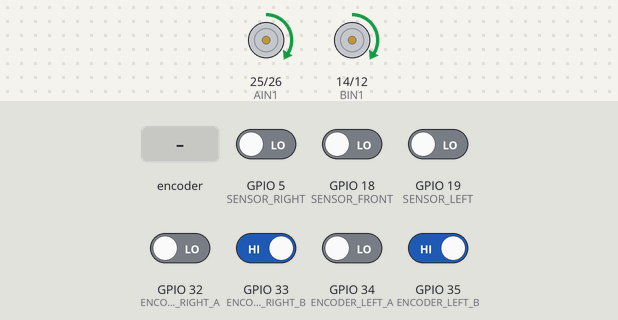
This sketch was run on a simulated ESP32. Shown: motor-driver pin pairs drawn as motors (green arrow = first pin HIGH = forward, orange = second pin HIGH = backward, longer = more drive, scaled by the enable pin). The inputs (shaded band) are chosen by the test bench; at power-on: GPIO 33 (ENCODER_RIGHT_B), GPIO 35 (ENCODER_LEFT_B) HIGH, GPIO 5 (SENSOR_RIGHT), GPIO 18 (SENSOR_FRONT), GPIO 19 (SENSOR_LEFT), GPIO 32 (ENCODER_RIGHT_A), GPIO 34 (ENCODER_LEFT_A) LOW.

Above: at 5.0 s.
5.1 s: rotary encoder on GPIO 32 (ENCODER_RIGHT_A) / GPIO 35 (ENCODER_LEFT_B) turned 2 steps (second pin leading)
At 5.35 s:
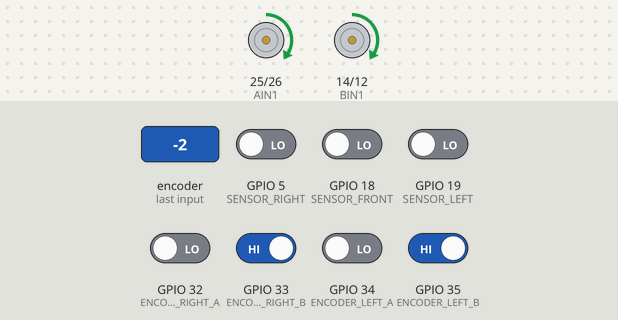
7.1 s: GPIO 34 (ENCODER_LEFT_A) driven HIGH
At 8.5 s:
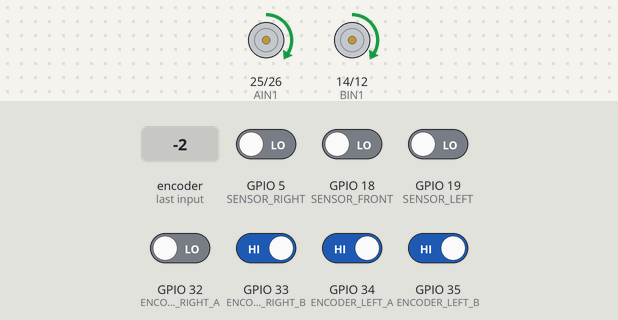
Timing chart, 0 to 10.1 s (numbered marks = the images above; inputs shaded):
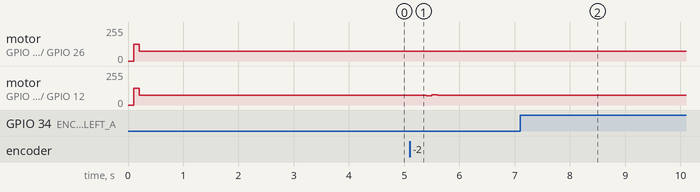

The sketch:

RDFSV1.ino
```cpp
#include <Arduino.h>
using namespace std;

// === ENCODER & ROBOT SETTINGS ===
#define ENCODER_LEFT_A 34
#define ENCODER_LEFT_B 35
#define ENCODER_RIGHT_A 32
#define ENCODER_RIGHT_B 33

#define PPR 882  // pulses per revolution of output shaft
#define WHEEL_DIAMETER 35.0  // mm
#define PI 3.1416
float wheelCircumference = PI * WHEEL_DIAMETER;
float mm_per_pulse = wheelCircumference / PPR;

#define CELL_SIZE_MM 180  // Maze square size in mm
#define ROBOT_WIDTH_MM 105   // Distance between wheels
#define TURN_90_DISTANCE (PI * ROBOT_WIDTH_MM / 4.0)


// === MOTOR DRIVER PINS===
#define AIN1 25
#define AIN2 26
#define PWMA 27  // Left motor PWM

#define BIN1 14
#define BIN2 12
#define PWMB 13  // Right motor PWM

// === Maze Constants ===
#define MAZE_SIZE 10
#define NORTH 0
#define EAST 1
#define SOUTH 2
#define WEST 3

// ===  DIGITAL SENSOR PINS ===
#define SENSOR_LEFT  19
#define SENSOR_FRONT 18
#define SENSOR_RIGHT 5

// Directions for row/column deltas
const int dRow[] = {-1, 0, 1, 0};
const int dCol[] = { 0, 1, 0, -1};


// === PD Constants ===
float Kp = 1.5, Kd = 0.1;

// === Maze Cell Structure ===
struct Cell {
  bool wall[4];     // N, E, S, W
  bool visited;
  int distance;
};

// Maze Grid
Cell maze[MAZE_SIZE][MAZE_SIZE];

// Robot State
int robotRow = 9;
int robotCol = 0;
int robotDir = NORTH;

// === ENCODER & PID VARIABLES ===
volatile long totalLeftCount = 0;
volatile long totalRightCount = 0;

volatile int leftCount = 0;
volatile int rightCount = 0;

float targetRPM_L = 0, targetRPM_R = 0;
float leftRPM = 0, rightRPM = 0;

float error_L = 0, prevError_L = 0;
float error_R = 0, prevError_R = 0;

unsigned long lastTime = 0;


// === INTERRUPT HANDLERS for ENCODERS===
void IRAM_ATTR leftEncoderISR() {
  if (digitalRead(ENCODER_LEFT_A) == digitalRead(ENCODER_LEFT_B))
    totalLeftCount++;
  else
    totalLeftCount--;
  leftCount++;
}

void IRAM_ATTR rightEncoderISR() {
  if (digitalRead(ENCODER_RIGHT_A) == digitalRead(ENCODER_RIGHT_B))
    totalRightCount++;
  else
    totalRightCount--;
  rightCount++;
}


// === Initialize Maze with Unknown Walls ===
void initMaze() {
  for (int r = 0; r < MAZE_SIZE; r++) {
    for (int c = 0; c < MAZE_SIZE; c++) {
      for (int d = 0; d < 4; d++) {
        maze[r][c].wall[d] = true;
      }
      maze[r][c].visited = false;
    }
  }
}

// === Center Goal Check ===
bool isCenter(int row, int col) {
  return (row == 4 || row == 5) && (col == 4 || col == 5);
}

// === recursive Depth first search Functions ===

// === Recursive DFS SEARCH ===
bool dfs(int row, int col) {
  if (isCenter(row, col)) {
    Serial.println("Reached center!");
    return true;
  }
  maze[row][col].visited = true;
  updateWallsFromSensors();
  for (int dir = 0; dir < 4; dir++) {
    int nr = row + dRow[dir];
    int nc = col + dCol[dir];
    int opposite = (dir + 2) % 4;

    if (nr < 0 || nr >= MAZE_SIZE || nc < 0 || nc >= MAZE_SIZE) continue;
    if (maze[row][col].wall[dir]) continue;
    if (maze[nr][nc].visited) continue;

    move(dir);

    if (dfs(nr, nc)) return true;

    int back = (dir + 2) % 4;
    move(back);
  }

  return false;
}

void navigateToCenter() {
  if (!dfs(robotRow, robotCol)) {
    Serial.println("path not found");
  }
}


// === Movement code ===
void move(int direction) {
  int turn = (direction - robotDir + 4) % 4;
  if (turn == 1) turnRight90(50);
  else if (turn == 3) turnLeft90(50);
  else if (turn == 2) { turnLeft90(50); turnLeft90(50); }

  moveForwardOneCell(50);
  robotDir = direction;
  robotRow += dRow[robotDir];
  robotCol += dCol[robotDir];
}

// === Robot Movement Functions ===
void updatePD() {
  unsigned long currentTime = millis();
  if (currentTime - lastTime >= 100) {
    float dt = (currentTime - lastTime) / 1000.0;
    lastTime = currentTime;

    leftRPM = (leftCount / (float)PPR) * 60.0 / dt;
    rightRPM = (rightCount / (float)PPR) * 60.0 / dt;
    leftCount = 0;
    rightCount = 0;

    error_L = targetRPM_L - leftRPM;
    error_R = targetRPM_R - rightRPM;

    float dL = (error_L - prevError_L) / dt;
    float dR = (error_R - prevError_R) / dt;

    float outL = constrain(Kp * error_L + Kd * dL, 0, 255);
    float outR = constrain(Kp * error_R + Kd * dR, 0, 255);

    prevError_L = error_L;
    prevError_R = error_R;

    setMotorPower(PWMA, AIN1, AIN2, outL, targetRPM_L >= 0);
    setMotorPower(PWMB, BIN1, BIN2, outR, targetRPM_R >= 0);
  }
}

// === MOVE FORWARD ONE CELL ===
void moveForwardOneCell(float speedRPM) {
  totalLeftCount = 0;
  totalRightCount = 0;
  targetRPM_L = speedRPM;
  targetRPM_R = speedRPM;

  while (true) {
    updatePD();
    float distL = totalLeftCount * mm_per_pulse;
    float distR = totalRightCount * mm_per_pulse;
    if ((distL + distR) / 2.0 >= CELL_SIZE_MM) break;
  }
  setMotorPower(PWMA, AIN1, AIN2, 0, true);
  setMotorPower(PWMB, BIN1, BIN2, 0, true);
}

// === TURN LEFT 90 ===
void turnLeft90(float speedRPM) {
  totalLeftCount = 0;
  totalRightCount = 0;
  targetRPM_L = -speedRPM;
  targetRPM_R = speedRPM;

  while (true) {
    updatePD();
    float dist = ((abs(totalLeftCount) + abs(totalRightCount)) / 2.0) * mm_per_pulse;
    if (dist >= TURN_90_DISTANCE) break;
  }
  setMotorPower(PWMA, AIN1, AIN2, 0, true);
  setMotorPower(PWMB, BIN1, BIN2, 0, true);
}

// === TURN RIGHT 90 ===
void turnRight90(float speedRPM) {
  totalLeftCount = 0;
  totalRightCount = 0;
  targetRPM_L = speedRPM;
  targetRPM_R = -speedRPM;

  while (true) {
    updatePD();
    float dist = ((abs(totalLeftCount) + abs(totalRightCount)) / 2.0) * mm_per_pulse;
    if (dist >= TURN_90_DISTANCE) break;
  }
  setMotorPower(PWMA, AIN1, AIN2, 0, true);
  setMotorPower(PWMB, BIN1, BIN2, 0, true);
}

// === MOTOR DRIVE FUNCTION ===
void setMotorPower(int pwmPin, int in1, int in2, int speed, bool forward) {
  digitalWrite(in1, forward ? HIGH : LOW);
  digitalWrite(in2, forward ? LOW : HIGH);
  analogWrite(pwmPin, speed);
}


// === SENSOR INFO FUNCTION ===
void updateWallsFromSensors() {
  bool leftWall   = digitalRead(SENSOR_LEFT);
  bool frontWall  = digitalRead(SENSOR_FRONT);
  bool rightWall  = digitalRead(SENSOR_RIGHT);

  // Update current cell walls relative to current direction
  maze[robotRow][robotCol].wall[robotDir] = frontWall;
  maze[robotRow][robotCol].wall[(robotDir + 3) % 4] = leftWall;
  maze[robotRow][robotCol].wall[(robotDir + 1) % 4] = rightWall;

  // Also update the neighbor cell opposite walls if they are in bounds
  int frontRow = robotRow + dRow[robotDir];
  int frontCol = robotCol + dCol[robotDir];
  if (frontRow >= 0 && frontRow < MAZE_SIZE && frontCol >= 0 && frontCol < MAZE_SIZE)
    maze[frontRow][frontCol].wall[(robotDir + 2) % 4] = frontWall;

  int leftDir = (robotDir + 3) % 4;
  int leftRow = robotRow + dRow[leftDir];
  int leftCol = robotCol + dCol[leftDir];
  if (leftRow >= 0 && leftRow < MAZE_SIZE && leftCol >= 0 && leftCol < MAZE_SIZE)
    maze[leftRow][leftCol].wall[(leftDir + 2) % 4] = leftWall;

  int rightDir = (robotDir + 1) % 4;
  int rightRow = robotRow + dRow[rightDir];
  int rightCol = robotCol + dCol[rightDir];
  if (rightRow >= 0 && rightRow < MAZE_SIZE && rightCol >= 0 && rightCol < MAZE_SIZE)
    maze[rightRow][rightCol].wall[(rightDir + 2) % 4] = rightWall;
}


// === MAIN SETUP ===
void setup() {
  Serial.begin(115200);

  pinMode(ENCODER_LEFT_A, INPUT);
  pinMode(ENCODER_LEFT_B, INPUT);
  pinMode(ENCODER_RIGHT_A, INPUT);
  pinMode(ENCODER_RIGHT_B, INPUT);

  attachInterrupt(ENCODER_LEFT_A, leftEncoderISR, CHANGE);
  attachInterrupt(ENCODER_RIGHT_A, rightEncoderISR, CHANGE);


  pinMode(AIN1, OUTPUT);
  pinMode(AIN2, OUTPUT);
  pinMode(PWMA, OUTPUT);

  pinMode(BIN1, OUTPUT);
  pinMode(BIN2, OUTPUT);
  pinMode(PWMB, OUTPUT);

  pinMode(SENSOR_LEFT, INPUT);
  pinMode(SENSOR_FRONT, INPUT);
  pinMode(SENSOR_RIGHT, INPUT);

  lastTime = millis();


  initMaze();
  updateWallsFromSensors();
  navigateToCenter();

  // Begin
}

void loop() {
  // wont be looping
}
```

Measured:
- after the input at 5.1 s, motor on GPIO 14 (BIN1) / GPIO 12 (BIN2): forward 75/255 → forward 73/255 after 0.10 s, → forward 75/255 0.10 s later, → forward 71/255 0.10 s later, → forward 76/255 0.10 s later, … (5 changes in this stretch)
- after the input at 7.1 s, motor on GPIO 25 (AIN1) / GPIO 26 (AIN2): forward 75/255 → forward 73/255 at once, → forward 75/255 0.10 s later
